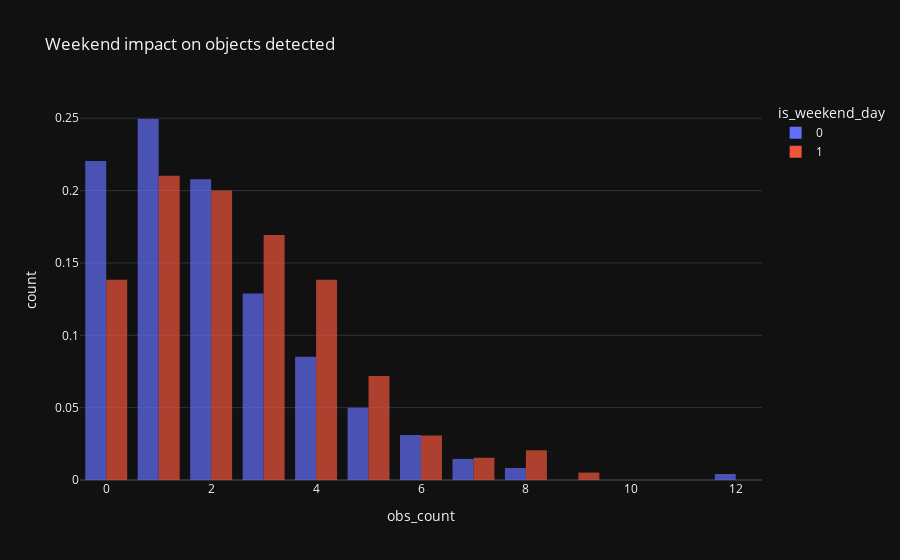

The notebook cell this image was saved under:
### Markdown cell above
On the contrary, during the afternoon hours people tend to walk more, so there should be much lower probability to see nothing over the weekends.

Again, the plot below shows the count distribution between 1PM and 4PM:

### Code cell
px.histogram(hr_range(13,16), x="obs_count", color="is_weekend_day", opacity=0.7,
             barmode='group', height=300, histnorm='probability density',
             title='Weekend impact on objects detected')

### Figure 1 — Plotly figure (JSON) as saved in the notebook; plotly's stock layout.template omitted (floating-point values rounded to 4 significant figures; data arrays with more than 128 entries replaced by an {"elided": "..."} marker saying what was removed)
{"data": [{"alignmentgroup": "True", "bingroup": "x", "histnorm": "probability density", "hovertemplate": "is_weekend_day=0<br>obs_count=%{x}<br>count=%{y}<extra></extra>", "legendgroup": "0", "marker": {"color": "#636efa", "opacity": 0.7}, "name": "0", "offsetgroup": "0", "orientation": "v", "showlegend": true, "type": "histogram", "x": {"elided": "481 int values"}, "xaxis": "x", "yaxis": "y"}, {"alignmentgroup": "True", "bingroup": "x", "histnorm": "probability density", "hovertemplate": "is_weekend_day=1<br>obs_count=%{x}<br>count=%{y}<extra></extra>", "legendgroup": "1", "marker": {"color": "#EF553B", "opacity": 0.7}, "name": "1", "offsetgroup": "1", "orientation": "v", "showlegend": true, "type": "histogram", "x": {"elided": "195 int values"}, "xaxis": "x", "yaxis": "y"}], "layout": {"autosize": true, "barmode": "group", "legend": {"title": {"text": "is_weekend_day"}, "tracegroupgap": 0}, "title": {"text": "Weekend impact on objects detected"}, "xaxis": {"anchor": "y", "autorange": true, "domain": [0, 1], "range": [-0.5, 12.5], "title": {"text": "obs_count"}, "type": "linear"}, "yaxis": {"anchor": "x", "autorange": true, "domain": [0, 1], "range": [0, 0.2626], "title": {"text": "count"}}}}
